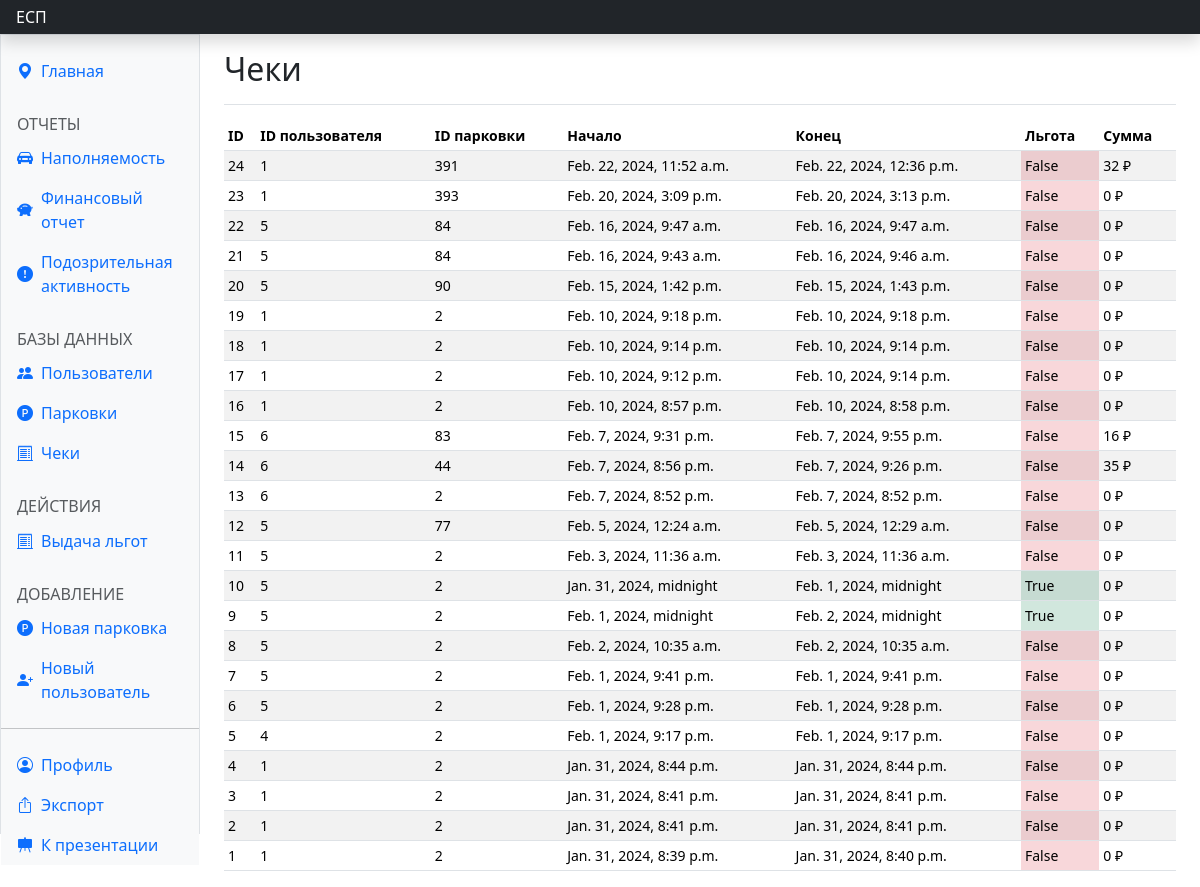
/dash_reciepts/ (signed in), run on an earlier commit of the app's database.
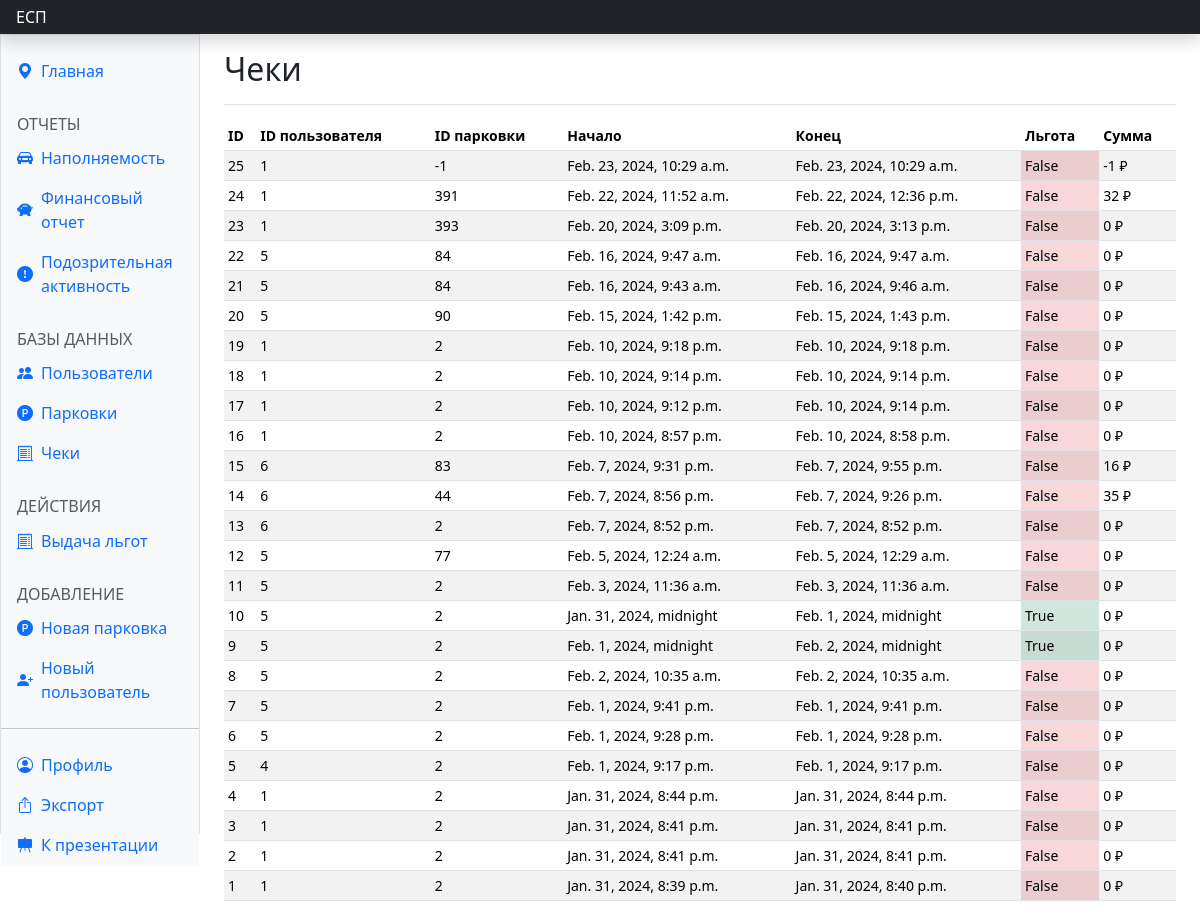
And on a later commit of the database.
### parkingapp/models.py (models this page shows)
class Reciept(models.Model):
    parking_id = models.CharField(default='', max_length=100)
    user_id = models.IntegerField(default=0)
    start_time = models.DateTimeField(default=datetime(2, 1, 1, 0, 0, 0, tzinfo=None))
    final_start_time = models.DateTimeField(default=datetime(2, 1, 1, 0, 0, 0, tzinfo=None))
    finish_time = models.DateTimeField(default=datetime(2, 1, 1, 0, 0, 0, tzinfo=None))
    final_price = models.BigIntegerField(default=-1)
    benefit = models.BooleanField(default=False)
    price_per_hour = models.IntegerField(default=-1)

### parkingapp/views.py (the view)
# urls.py: path('dash_reciepts/', views.dash_reciepts, name='dash_reciepts'),
@login_required(redirect_field_name=None)
def dash_reciepts(request):
    if not request.user.admin_view:
        return redirect(reverse('parkingapp:dont_have_access'))
    reciepts = Reciept.objects.all()
    context = {
        'title': '',
        'reciepts': list(reciepts)[::-1],
    }
    return render(request, 'dash_reciepts.html', context)

### parkingapp/templates/dash_reciepts.html
{% extends 'dash_base.html' %}
{% block recact %}active{% endblock %}
{% block content %}
<main class="col-md-9 ms-sm-auto col-lg-10 px-md-4">
  <div class="d-flex justify-content-between flex-wrap flex-md-nowrap align-items-center pt-3 pb-2 mb-3 border-bottom">
    <h1 class="h2">Чеки</h1>
  </div>
  <div class="table-responsive small">
    <table class="table table-striped table-sm">
      <thead>
        <tr>
          <th scope="col">ID</th>
          <th scope="col">ID пользователя</th>
          <th scope="col">ID парковки</th>
          <th scope="col">Начало</th>
          <th scope="col">Конец</th>
          <th scope="col">Льгота</th>
          <th scope="col">Сумма</th>
        </tr>
      </thead>
      <tbody class="align-middle">
        {% for el in reciepts %}
        <tr>
          <td>{{el.pk}}</td>
          <td>{{el.user_id}}</td>
          <td>{{el.parking_id}}</td>
          <td>{{el.start_time}}</td>
          <td>{{el.finish_time}}</td>
          <td class="{% if el.benefit %} bg-success-subtle {% else %} bg-danger-subtle {% endif %}">{{el.benefit}}</td>
          <td>{{el.final_price}} ₽</td>
        </tr>
        {% endfor %}
      </tbody>
    </table>
  </div>
</main>
{% endblock %}

What changed in the data, as far as the page shows it:
added Reciept: pk "25", user_id "1", parking_id "-1", start_time "Feb. 23, 2024, 10:29 a.m.", finish_time "Feb. 23, 2024, 10:29 a.m.", benefit "False", final_price "-1"
